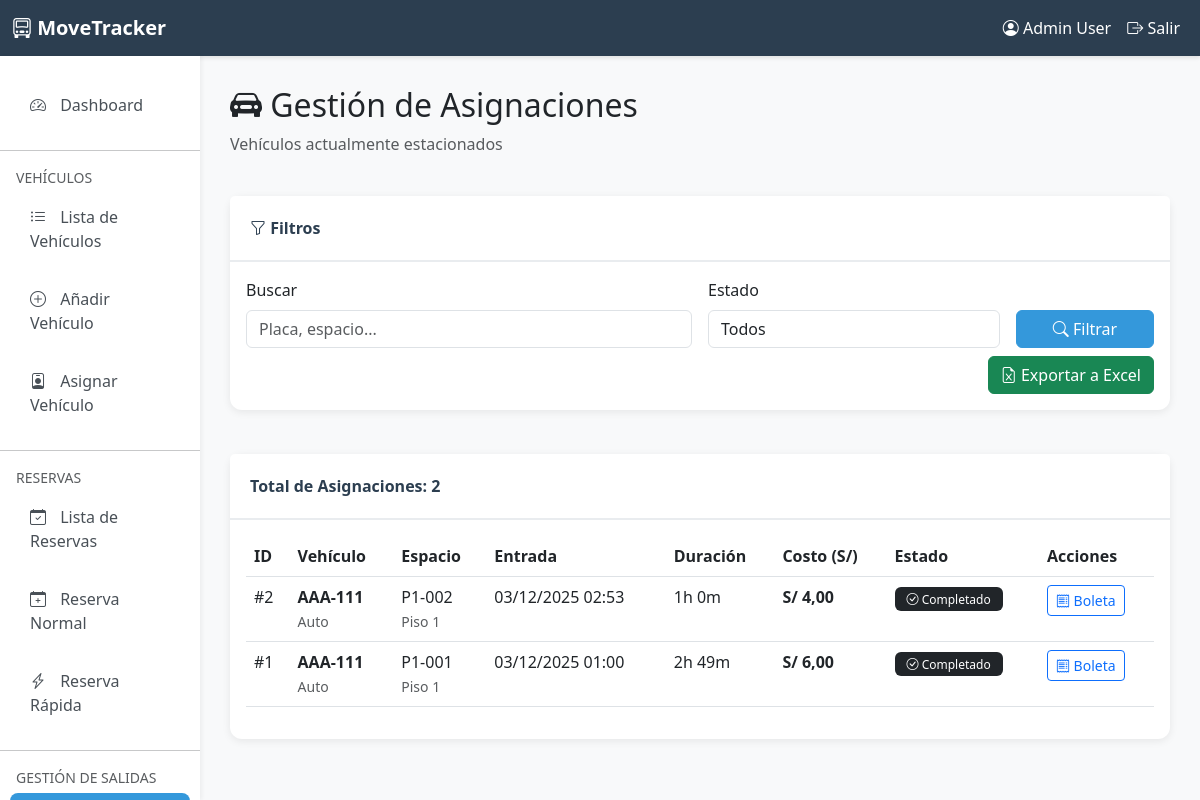
/parking/assignments/ (signed in), run on an earlier commit of the app's database.
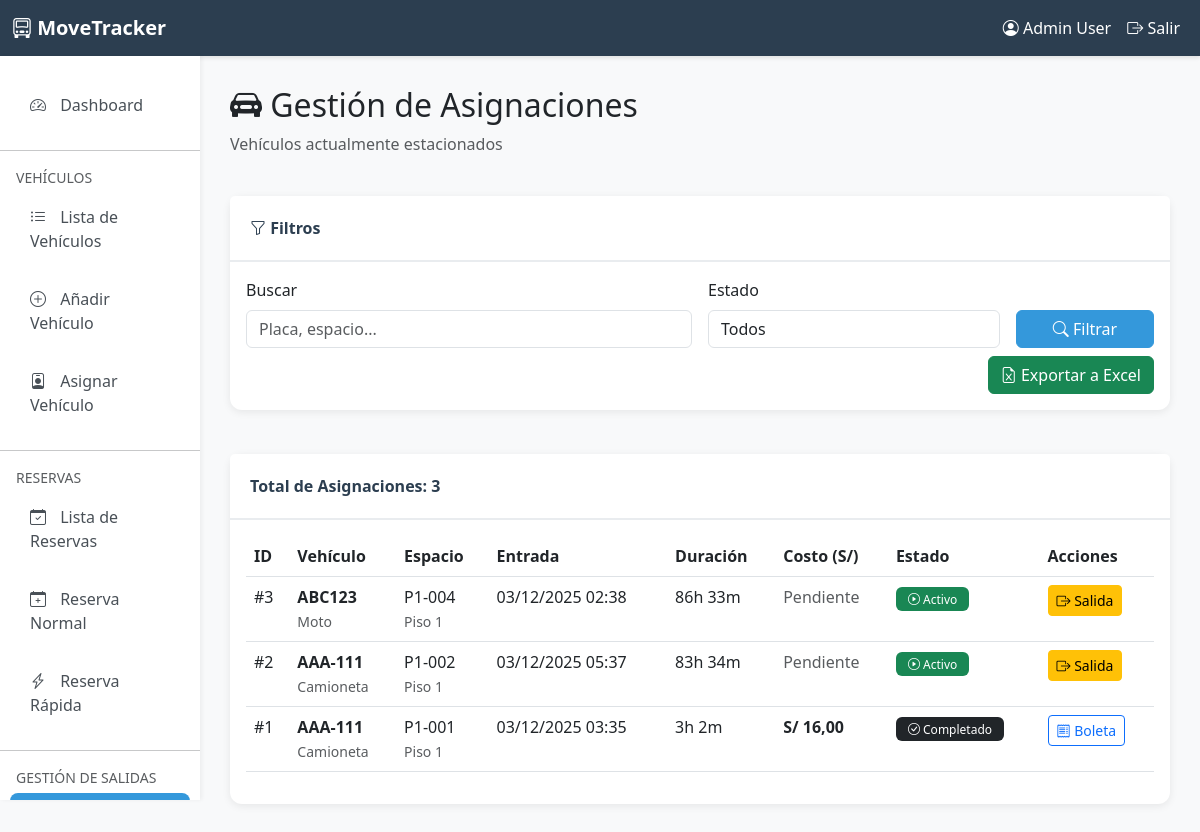
And on a later commit of the database.
### parking/models.py (models this page shows, shortened)
class ParkingAssignment(models.Model):
    class AssignmentStatus(models.TextChoices):
        ACTIVE = 'ACTIVE', 'Activo'
        COMPLETED = 'COMPLETED', 'Completado'
        CANCELLED = 'CANCELLED', 'Cancelado'
    class PaymentMethod(models.TextChoices):
        CASH = 'CASH', 'Efectivo'
        CARD = 'CARD', 'Tarjeta'
        YAPE = 'YAPE', 'Yape'
        PLIN = 'PLIN', 'Plin'
    vehicle = models.ForeignKey(
        Vehicle,
        on_delete=models.CASCADE,
        related_name='parking_assignments',
        verbose_name='Vehículo'
    )
    parking_space = models.ForeignKey(
        ParkingSpace,
        on_delete=models.CASCADE,
        related_name='assignments',
        verbose_name='Espacio de Estacionamiento'
    )
    status = models.CharField(
        max_length=20,
        choices=AssignmentStatus.choices,
        default=AssignmentStatus.ACTIVE,
        verbose_name='Estado'
    )
    entry_time = models.DateTimeField(
        auto_now_add=True,
        verbose_name='Hora de Entrada'
    )
    exit_time = models.DateTimeField(
        null=True,
        blank=True,
        verbose_name='Hora de Salida'
    )
    planned_exit_time = models.DateTimeField(
        null=True,
        blank=True,
        verbose_name='Hora de Salida Planificada',
        help_text='Hora estimada de salida'
    )
    total_cost = models.DecimalField(
        max_digits=10,
        decimal_places=2,
        null=True,
        blank=True,
        verbose_name='Costo Total'
    )
    payment_method = models.CharField(
        max_length=20,
        choices=PaymentMethod.choices,
        null=True,
        blank=True,
        verbose_name='Método de Pago'
    )
    receipt_number = models.CharField(
        max_length=20,
        null=True,
        blank=True,
        unique=True,
        verbose_name='Número de Boleta'
    )
    notes = models.TextField(
        blank=True,
        verbose_name='Observaciones'
    )
    assigned_by = models.ForeignKey(
        User,
        on_delete=models.SET_NULL,
        null=True,
        related_name='parking_assignments_created',
        verbose_name='Asignado por'
    )
    completed_by = models.ForeignKey(
        User,
        on_delete=models.SET_NULL,
        null=True,
        blank=True,
        related_name='parking_assignments_completed',
        verbose_name='Completado por'
    )
    created_at = models.DateTimeField(auto_now_add=True, verbose_name='Fecha de Creación')
    updated_at = models.DateTimeField(auto_now=True, verbose_name='Última Actualización')
    class Meta:
        verbose_name = 'Asignación de Estacionamiento'
        verbose_name_plural = 'Asignaciones de Estacionamiento'
        ordering = ['-entry_time']
        indexes = [
            models.Index(fields=['status', 'entry_time']),
            models.Index(fields=['vehicle', 'status']),
        ]

class Vehicle(models.Model):
    owner = models.ForeignKey(
        User,
        on_delete=models.CASCADE,
        related_name='vehicles',
        verbose_name='Propietario',
        null=True,
        blank=True
    )
    vehicle_type = models.CharField(
        max_length=20,
        choices=VehicleType.choices,
        verbose_name='Tipo de Vehículo'
    )
    brand = models.CharField(
        max_length=50,
        null=True,
        blank=True,
        verbose_name='Marca',
        help_text='Marca del vehículo (opcional)'
    )
    model = models.CharField(
        max_length=50,
        null=True,
        blank=True,
        verbose_name='Modelo',
        help_text='Modelo del vehículo (opcional)'
    )
    year = models.PositiveIntegerField(
        null=True,
        blank=True,
        verbose_name='Año',
        validators=[MinValueValidator(1900), MaxValueValidator(2100)],
        help_text='Año de fabricación (opcional)'
    )
    color = models.CharField(max_length=30, verbose_name='Color')
    license_plate = models.CharField(
        max_length=20,
        unique=True,
        verbose_name='Placa',
        help_text='Número de placa del vehículo'
    )
    is_active = models.BooleanField(default=True, verbose_name='Activo')
    created_at = models.DateTimeField(auto_now_add=True, verbose_name='Fecha de Registro')
    updated_at = models.DateTimeField(auto_now=True, verbose_name='Última Actualización')
    registered_by = models.ForeignKey(
        User,
        on_delete=models.SET_NULL,
        null=True,
        related_name='registered_vehicles',
        verbose_name='Registrado por'
    )
    class Meta:
        verbose_name = 'Vehículo'
        verbose_name_plural = 'Vehículos'
        ordering = ['-created_at']
        indexes = [
            models.Index(fields=['license_plate']),
            models.Index(fields=['owner', 'is_active']),
        ]

class ParkingSpace(models.Model):
    class SpaceStatus(models.TextChoices):
        AVAILABLE = 'AVAILABLE', 'Disponible'
        OCCUPIED = 'OCCUPIED', 'Ocupado'
        RESERVED = 'RESERVED', 'Reservado'
        MAINTENANCE = 'MAINTENANCE', 'En Mantenimiento'
    floor = models.ForeignKey(
        ParkingFloor,
        on_delete=models.CASCADE,
        related_name='spaces',
        verbose_name='Piso'
    )
    space_number = models.PositiveIntegerField(
        verbose_name='Número de Espacio',
        validators=[MinValueValidator(1)]
    )
    status = models.CharField(
        max_length=20,
        choices=SpaceStatus.choices,
        default=SpaceStatus.AVAILABLE,
        verbose_name='Estado'
    )
    is_active = models.BooleanField(default=True, verbose_name='Espacio Activo')
    created_at = models.DateTimeField(auto_now_add=True, verbose_name='Fecha de Creación')
    updated_at = models.DateTimeField(auto_now=True, verbose_name='Última Actualización')
    class Meta:
        verbose_name = 'Espacio de Estacionamiento'
        verbose_name_plural = 'Espacios de Estacionamiento'
        ordering = ['floor__floor_number', 'space_number']
        unique_together = [['floor', 'space_number']]
        indexes = [
            models.Index(fields=['status', 'is_active']),
        ]
    @property
    def full_code(self):
        return f"P{self.floor.floor_number}-{str(self.space_number).zfill(3)}"

class ParkingFloor(models.Model):
    configuration = models.ForeignKey(
        ParkingConfiguration,
        on_delete=models.CASCADE,
        related_name='floors',
        verbose_name='Configuración'
    )
    floor_number = models.PositiveIntegerField(
        verbose_name='Número de Piso',
        validators=[MinValueValidator(1)]
    )
    floor_name = models.CharField(
        max_length=50,
        verbose_name='Nombre del Piso',
        blank=True,
        help_text='Ej: Piso 1, Sótano 1, etc.'
    )
    is_active = models.BooleanField(default=True, verbose_name='Piso Activo')
    created_at = models.DateTimeField(auto_now_add=True, verbose_name='Fecha de Creación')
    class Meta:
        verbose_name = 'Piso de Estacionamiento'
        verbose_name_plural = 'Pisos de Estacionamiento'
        ordering = ['floor_number']
        unique_together = [['configuration', 'floor_number']]

### parking/views.py (the view)
# urls.py: path('assignments/', views.assignment_list, name='assignment_list'),
@login_required
@user_passes_test(is_admin_or_worker, login_url='user:login')
def assignment_list(request):
    assignments = ParkingAssignment.objects.select_related(
        'vehicle', 'parking_space', 'parking_space__floor', 'assigned_by', 'completed_by'
    ).all().order_by('-id')
    search = request.GET.get('search', '')
    status = request.GET.get('status', '')
    if search:
        assignments = assignments.filter(
            Q(vehicle__license_plate__icontains=search) |
            Q(parking_space__space_number__icontains=search) |
            Q(receipt_number__icontains=search)
        )
    if status == 'active':
        assignments = assignments.filter(status=ParkingAssignment.AssignmentStatus.ACTIVE)
    elif status == 'completed':
        assignments = assignments.filter(status=ParkingAssignment.AssignmentStatus.COMPLETED)
    context = {
        'assignments': assignments,
        'title': 'Gestión de Asignaciones',
        'search': search,
        'status': status,
        'now': timezone.now()
    }
    return render(request, 'parking/assignment_list.html', context)

### parking/templatetags/parking_extras.py (called while the page is built)
@register.filter
def time_since_now(value):
    if not value:
        return ""
    now = timezone.now()
    delta = now - value
    total_minutes = int(delta.total_seconds() / 60)
    hours = total_minutes // 60
    minutes = total_minutes % 60
    if hours > 0:
        return f"{hours}h {minutes}m"
    return f"{minutes}m"

@register.filter
def duration_between(start, end):
    if not start or not end:
        return ""
    delta = end - start
    total_minutes = int(delta.total_seconds() / 60)
    hours = total_minutes // 60
    minutes = total_minutes % 60
    if hours > 0:
        return f"{hours}h {minutes}m"
    return f"{minutes}m"

### parking/views.py (called while the page is built)
def is_admin_or_worker(user):
    if not user.is_authenticated:
        return False
    if user.is_superuser:
        return True
    if hasattr(user, 'role'):
        return user.role in ['ADMIN', 'WORKER']
    return user.is_staff

### parking/templates/parking/assignment_list.html (shortened to what the changed rows need)
{% extends 'parking/base.html' %}
{% block content %}
<div class="row mb-4">
    <div class="col-12">
        <h2><i class="bi bi-car-front-fill"></i> {{ title }}</h2>
    </div>
</div>
<div class="row">
    <div class="col-12">
        <div class="card">
            <div class="card-header">
                Total de Asignaciones: <strong>{{ assignments.count }}</strong>
            </div>
            <div class="card-body">
                {% if assignments %}
                    <div class="table-responsive">
                        <table class="table table-hover">
                            <thead>
                                <tr>
                                    <th>ID</th>
                                    <th>Vehículo</th>
                                    <th>Espacio</th>
                                    <th>Entrada</th>
                                    <th>Duración</th>
                                    <th>Costo (S/)</th>
                                    <th>Estado</th>
                                    <th>Acciones</th>
                                </tr>
                            </thead>
                            <tbody>
                                {% for assignment in assignments %}
                                    <tr>
                                        <td>#{{ assignment.id }}</td>
                                        <td>
                                            <strong>{{ assignment.vehicle.license_plate }}</strong><br>
                                            <small class="text-muted">{{ assignment.vehicle.get_vehicle_type_display }}</small>
                                        </td>
                                        <td>
                                            {{ assignment.parking_space.full_code }}<br>
                                            <small class="text-muted">Piso {{ assignment.parking_space.floor.floor_number }}</small>
                                        </td>
                                        <td>{{ assignment.entry_time|date:"d/m/Y H:i" }}</td>
                                        <td>
                                            {% if assignment.status == 'ACTIVE' %}
                                                {% load parking_extras %}
                                                {{ assignment.entry_time|time_since_now }}
                                            {% elif assignment.exit_time %}
                                                {% load parking_extras %}
                                                {{ assignment.entry_time|duration_between:assignment.exit_time }}
                                            {% else %}
                                                -
                                            {% endif %}
                                        </td>
                                        <td>
                                            {% if assignment.total_cost %}
                                                <strong>S/ {{ assignment.total_cost|floatformat:2 }}</strong>
                                            {% else %}
                                                <span class="text-muted">Pendiente</span>
                                            {% endif %}
                                        </td>
                                        <td>
                                            {% if assignment.status == 'ACTIVE' %}
                                                <span class="badge bg-success">
                                                    <i class="bi bi-play-circle"></i> Activo
                                                </span>
                                            {% elif assignment.status == 'COMPLETED' %}
                                                <span class="badge bg-dark">
                                                    <i class="bi bi-check-circle"></i> Completado
                                                </span>
                                            {% else %}
                                                <span class="badge bg-secondary">{{ assignment.get_status_display }}</span>
                                            {% endif %}
                                        </td>
                                        <td>
                                            {% if assignment.status == 'ACTIVE' %}
                                                <a href="{% url 'parking:checkout' assignment.id %}"
                                                   class="btn btn-sm btn-warning"
                                                   title="Registrar Salida">
                                                    <i class="bi bi-box-arrow-right"></i> Salida
                                                </a>
                                            {% elif assignment.receipt_number %}
                                                <a href="{% url 'parking:print_receipt' assignment.id %}"
                                                   class="btn btn-sm btn-outline-primary"
                                                   title="Ver Boleta"
                                                   target="_blank">
                                                    <i class="bi bi-receipt"></i> Boleta
                                                </a>
                                            {% endif %}
                                        </td>
                                    </tr>
                                {% endfor %}
                            </tbody>
                        </table>
                    </div>
                {% else %}
                    <div class="text-center py-5">
                        <i class="bi bi-car-front" style="font-size: 3rem; color: #ccc;"></i>
                        <p class="text-muted mt-3">No se encontraron asignaciones.</p>
                    </div>
                {% endif %}
            </div>
        </div>
    </div>
</div>
{% endblock %}

What changed in the data, as far as the page shows it:
added ParkingAssignment: id "3", vehicle.license_plate "ABC123", vehicle.vehicle_type "Moto", parking_space.full_code "P1-004", parking_space.floor.floor_number "1", entry_time "03/12/2025 02:38", entry_time "86h 33m", shows "Pendiente", status "ACTIVE" (drawn)
changed ParkingAssignment id 2: vehicle.vehicle_type "Auto" → "Camioneta"; entry_time "03/12/2025 02:53" → "03/12/2025 05:37"; entry_time (not shown) → "83h 34m"; entry_time|duration_between "1h 0m" → (not shown); total_cost "4,00" → (not shown); total_cost "S/" → "Pendiente"; status "Completado Boleta" → "Activo Salida"
changed ParkingAssignment id 1: vehicle.vehicle_type "Auto" → "Camioneta"; entry_time "03/12/2025 01:00" → "03/12/2025 03:35"; entry_time|duration_between "2h 49m" → "3h 2m"; total_cost "6,00" → "16,00"
Also different on the page:
{{ assignments.count }}: "2" → "3"
